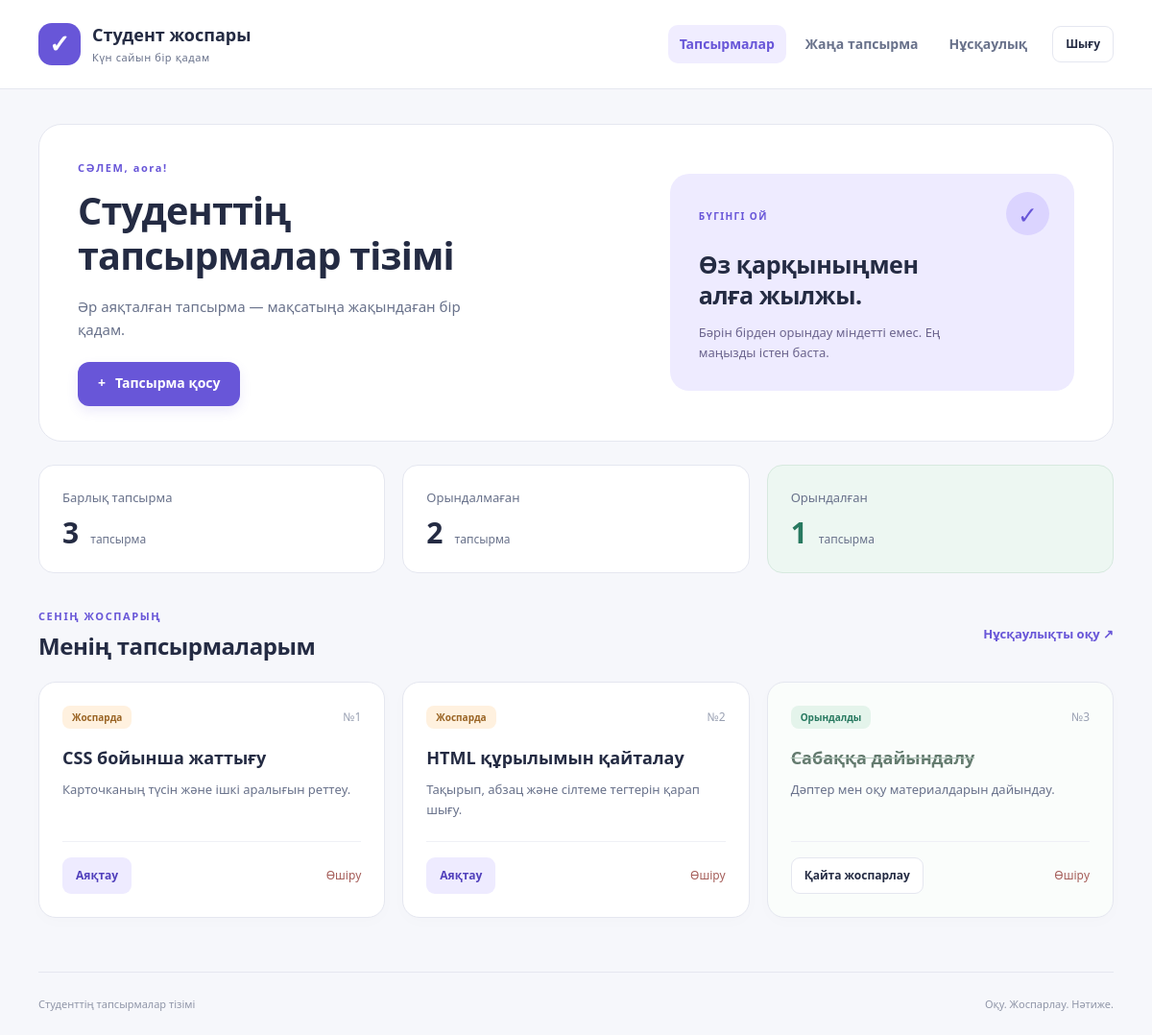
Page /tasks (signed in) on the committed database.
### tables this page shows
CREATE TABLE users (
                id INTEGER PRIMARY KEY AUTOINCREMENT,
                username TEXT NOT NULL UNIQUE,
                password_hash TEXT NOT NULL
            );

CREATE TABLE tasks (
                id INTEGER PRIMARY KEY AUTOINCREMENT,
                user_id INTEGER NOT NULL REFERENCES users(id) ON DELETE CASCADE,
                title TEXT NOT NULL,
                description TEXT NOT NULL DEFAULT '',
                done INTEGER NOT NULL DEFAULT 0 CHECK (done IN (0, 1))
            );

### app.py (the view)
@app.route("/tasks")
@login_required
def tasks():
    items = get_db().execute(
        "SELECT * FROM tasks WHERE user_id = ? ORDER BY done, id DESC", (g.user["id"],)
    ).fetchall()
    completed = sum(item["done"] for item in items)
    return render_template("tasks.html", tasks=items, total=len(items), completed=completed)

### app.py (called while the page is built)
def get_db():
    if "db" not in g:
        g.db = sqlite3.connect(app.config["DATABASE"])
        g.db.row_factory = sqlite3.Row
        g.db.execute("PRAGMA foreign_keys = ON")
    return g.db

def csrf_token():
    if "csrf_token" not in session:
        session["csrf_token"] = secrets.token_hex(32)
    return session["csrf_token"]

@app.context_processor
def template_helpers():
    return {"csrf_token": csrf_token}

@app.before_request
def load_user_and_check_form():
    g.user = None
    if session.get("user_id"):
        g.user = get_db().execute(
            "SELECT id, username FROM users WHERE id = ?", (session["user_id"],)
        ).fetchone()
        if g.user is None:
            session.clear()
    if request.method == "POST":
        expected = session.get("csrf_token", "")
        supplied = request.form.get("csrf_token", "")
        if not expected or not secrets.compare_digest(expected.encode(), supplied.encode()):
            abort(400)

def login_required(view):
    @wraps(view)
    def wrapped(*args, **kwargs):
        if g.user is None:
            return redirect(url_for("login"))
        return view(*args, **kwargs)
    return wrapped

### templates/tasks.html (shortened to what this page needs)
{% extends "base.html" %}
{% block content %}
<section class="dashboard-hero">
    <div class="hero-copy">
        <span class="eyebrow">СӘЛЕМ, {{ g.user['username'] }}!</span>
        <h1>Студенттің<br>тапсырмалар тізімі</h1>
        <p>Әр аяқталған тапсырма — мақсатыңа жақындаған бір қадам.</p>
        <a class="btn btn-primary" href="{{ url_for('new_task') }}"><span aria-hidden="true">+</span> Тапсырма қосу</a>
    </div>
    <div class="hero-note">
        <span class="note-label">БҮГІНГІ ОЙ</span>
        <span class="hero-check" aria-hidden="true">✓</span>
        <h2>Өз қарқыныңмен<br>алға жылжы.</h2>
        <p>Бәрін бірден орындау міндетті емес. Ең маңызды істен баста.</p>
    </div>
</section>
<section class="stats-grid" aria-label="Тапсырмалар статистикасы">
    <div class="stat-card"><span>Барлық тапсырма</span><strong>{{ total }}<small>тапсырма</small></strong></div>
    <div class="stat-card"><span>Орындалмаған</span><strong>{{ total - completed }}<small>тапсырма</small></strong></div>
    <div class="stat-card stat-success"><span>Орындалған</span><strong>{{ completed }}<small>тапсырма</small></strong></div>
</section>
<section class="task-section" aria-labelledby="task-heading">
    <div class="section-heading">
        <div><span class="eyebrow">СЕНІҢ ЖОСПАРЫҢ</span><h2 id="task-heading">Менің тапсырмаларым</h2></div>
        <a class="text-link" href="{{ url_for('guide') }}">Нұсқаулықты оқу <span aria-hidden="true">↗</span></a>
    </div>
    {% if tasks %}
        <div class="task-grid">
            {% for task in tasks %}
                <article class="task-card {{ 'is-done' if task['done'] else '' }}">
                    <div class="task-card-top"><span class="task-status {{ 'status-done' if task['done'] else 'status-pending' }}">{{ 'Орындалды' if task['done'] else 'Жоспарда' }}</span><span class="task-number">№{{ loop.index }}</span></div>
                    <h3>{{ task['title'] }}</h3>
                    <p class="task-description">{{ task['description'] or 'Бұл тапсырмаға сипаттама қосылмаған.' }}</p>
                    <div class="task-actions">
                        <form method="post" action="{{ url_for('toggle_task', task_id=task['id']) }}">
                            <button class="btn btn-small {{ 'btn-outline' if task['done'] else 'btn-soft' }}" type="submit">{{ 'Қайта жоспарлау' if task['done'] else 'Аяқтау' }}</button>
                        </form>
                        <form method="post" action="{{ url_for('delete_task', task_id=task['id']) }}">
                            <button class="delete-button" type="submit" aria-label="{{ task['title'] }} тапсырмасын өшіру">Өшіру</button>
                        </form>
                    </div>
                </article>
            {% endfor %}
        </div>
    {% else %}
        <div class="empty-state"><span class="empty-symbol" aria-hidden="true">+</span><h3>Жаңа жоспарға орын бар</h3><p>Алғашқы тапсырмаңды қосып, бүгінгі күніңді жоспарла.</p><a class="btn btn-primary" href="{{ url_for('new_task') }}">Тапсырма қосу</a></div>
    {% endif %}
</section>
{% endblock %}

### templates/base.html (shortened to what this page needs)
<!DOCTYPE html>
<html lang="kk">
<head>
    <link rel="stylesheet" href="{{ url_for('static', filename='css/style.css') }}">
</head>
<body>
    <header class="site-header">
        <div class="container header-inner">
            <a class="brand" href="{{ url_for('index') }}">
                <span class="brand-mark" aria-hidden="true">✓</span>
                <span>Студент жоспары<small>Күн сайын бір қадам</small></span>
            </a>
            <nav class="main-nav" aria-label="Негізгі мәзір">
                {% if g.user %}
                    <a class="nav-link {{ 'active' if request.endpoint == 'tasks' else '' }}" href="{{ url_for('tasks') }}">Тапсырмалар</a>
                    <a class="nav-link {{ 'active' if request.endpoint == 'new_task' else '' }}" href="{{ url_for('new_task') }}">Жаңа тапсырма</a>
                    <a class="nav-link {{ 'active' if request.endpoint == 'guide' else '' }}" href="{{ url_for('guide') }}">Нұсқаулық</a>
                    <form class="logout-form" method="post" action="{{ url_for('logout') }}">
                        <button class="btn btn-small btn-outline" type="submit">Шығу</button>
                    </form>
                {% else %}
                    <a class="nav-link {{ 'active' if request.endpoint == 'login' else '' }}" href="{{ url_for('login') }}">Кіру</a>
                    <a class="btn btn-small btn-primary" href="{{ url_for('register') }}">Тіркелу</a>
                {% endif %}
            </nav>
        </div>
    </header>
    <main class="container main-content">
        {% block content %}{% endblock %}
    </main>
    <footer class="site-footer container">
        <span>Студенттің тапсырмалар тізімі</span>
        <span>Оқу. Жоспарлау. Нәтиже.</span>
    </footer>
</body>
</html>

### rows in the picture
users: user.username "aora"
tasks: done "Жоспарда", title "CSS бойынша жаттығу", description "Карточканың түсін және ішкі аралығын реттеу.", done "Аяқтау"
tasks: done "Жоспарда", title "HTML құрылымын қайталау", description "Тақырып, абзац және сілтеме тегтерін қарап шығу.", done "Аяқтау"
tasks: done "Орындалды", title "Сабаққа дайындалу", description "Дәптер мен оқу материалдарын дайындау.", done "Қайта жоспарлау"

### other values in the picture
{{ total }} "3"
{{ total - completed }} "2"
{{ completed }} "1"
